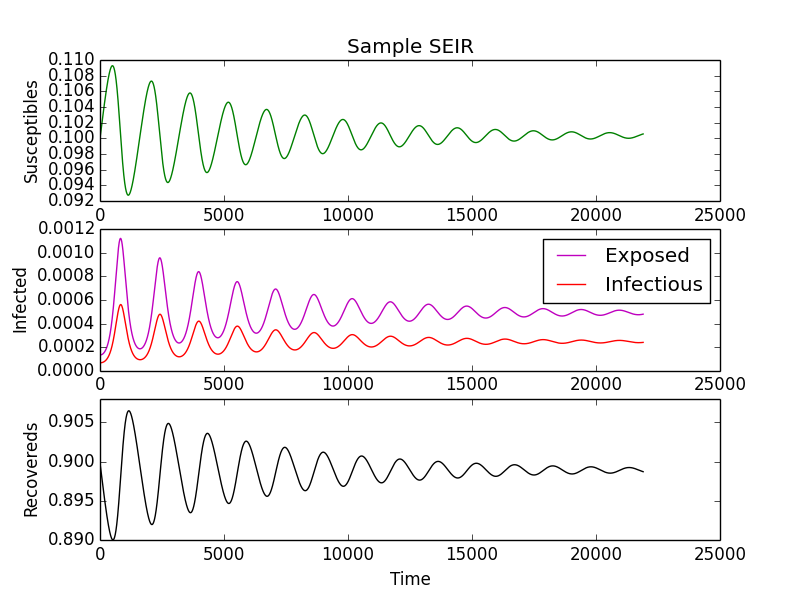

Generate this figure with Python:
import scipy.integrate as spi
import numpy as np
import pylab as pl

mu=1/(70*365.0)
beta=520/365.0
sigma=1/14.0
gamma=1/7.0
ND=60*365.0
TS=1.0
S0=0.1
E0=1e-4
I0=1e-4
INPUT = (S0, E0, I0)

def diff_eqs(INP,t):  
	'''The main set of equations'''
	Y=np.zeros((3))
	V = INP    
	Y[0] = mu - beta * V[0] * V[2] - mu * V[0]
	Y[1] = beta * V[0] * V[2] - sigma * V[1] - mu * V[1]
	Y[2] = sigma * V[1] - gamma * V[2] - mu * V[2]
	return Y   # For odeint



t_start = 0.0; t_end = ND; t_inc = TS
t_range = np.arange(t_start, t_end+t_inc, t_inc)
RES = spi.odeint(diff_eqs,INPUT,t_range)

Rec=1. - (RES[:,0]+RES[:,1]+RES[:,2])
print RES

#Ploting
pl.subplot(311)
pl.plot(RES[:,0], '-g', label='Susceptibles')
pl.title('Sample SEIR')
pl.xlabel('Time')
pl.ylabel('Susceptibles')
pl.subplot(312)
pl.plot(RES[:,1], '-m', label='Exposed')
pl.plot(RES[:,2], '-r', label='Infectious')
pl.legend(loc=0)
pl.xlabel('Time')
pl.ylabel('Infected')
pl.subplot(313)
pl.plot(Rec, '-k', label='Recovereds')
pl.xlabel('Time')
pl.ylabel('Recovereds')
pl.show()
